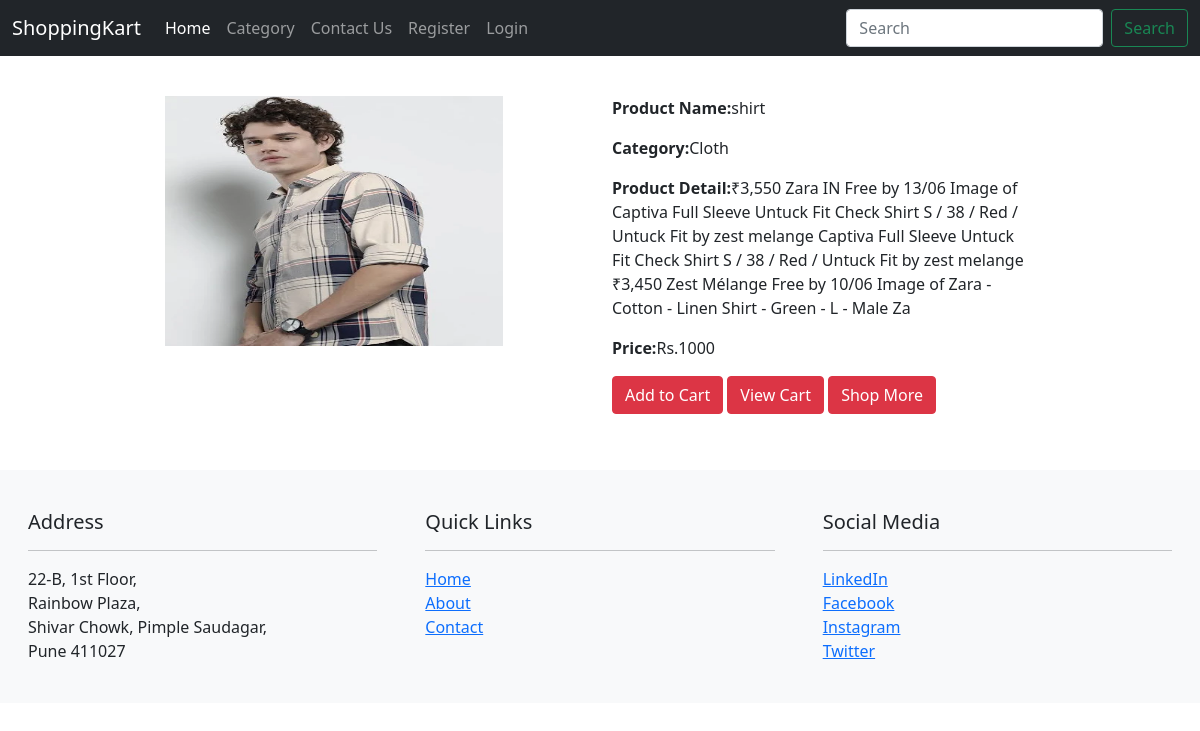
The app's page /product_detail/3/ with its own data.
### ecomm/models.py (models this page shows, shortened)
class Product(models.Model):
    CATEGORY_CHOICES = (
        (1, 'Mobile'),
        (2, 'Shoes'),
        (3, 'Cloth'),
    )
    name = models.CharField(max_length=100)
    price = models.IntegerField()
    category = models.IntegerField(verbose_name='Category', choices=CATEGORY_CHOICES)
    pdetails = models.CharField(max_length=300, verbose_name='Product Details')
    is_active = models.BooleanField(default=True)
    pimage = models.ImageField(upload_to='images/')  # Ensure MEDIA settings are configured

### ecomm/views.py (the view)
# urls.py: path("product_detail/<int:pid>/", views.product_detail, name="product_detail"),
def product_detail(request,pid):
    p=Product.objects.filter(id=pid)
    context = {'data': p}
    return render(request,'product_details.html',context)

### templates/product_details.html (shortened to what this page needs)
{% extends 'base.html' %}
{% block 'main' %}
<div class="row mt-4 p-3">
    <div class="col-md-9 mx-auto">
        {% for i in data %}
        <div class="row">
            <div class="col-md-6">
                <img src="{{i.pimage.url}}" alt=".." height="250px" width="80%" >
            </div>
            <div class="col-md-6">
                <p><strong>Product Name:</strong>{{i.name}}</p>
                {% if i.cat == 1 %}
                    <p><strong>Category:</strong>Mobile</p>
                {% elif i.cat == 2 %}
                    <p><strong>Category:</strong>Shoes</p>
                {% else %}
                    <p><strong>Category:</strong>Cloth</p>
                {% endif %}
                <p><strong>Product Detail:</strong>{{i.pdetails}}</p>
                <p><strong>Price:</strong>Rs.{{i.price}}</p>
                <p>
                    <a href="/addtocart/{{i.id}}"><button class="btn btn-danger">Add to Cart</button></a>
                    <a href="/cart"><button class="btn btn-danger">View Cart</button></a>
                    <a href="/product"><button class="btn btn-danger">Shop More</button></a>
                </p>
            </div>
        </div>
        {% endfor %}
    </div>
</div>
{% endblock 'main' %}

### records on screen
Product: pimage (picture), name "shirt", pdetails "₹3,550 Zara IN Free by 13/06 Image of Captiva Full Sleeve Untuck Fit Check Shirt S / 38 / Red / Untuck Fit by zest melange Captiva Full Sleeve Untuck Fit Check Shirt S / 38 / Red / Untuck Fit by zest melange ₹3,450 Zest Mélange Free by 10/06 Image of Zara - Cotton - Linen Shirt - Green - L - Male Za", price "1000"
